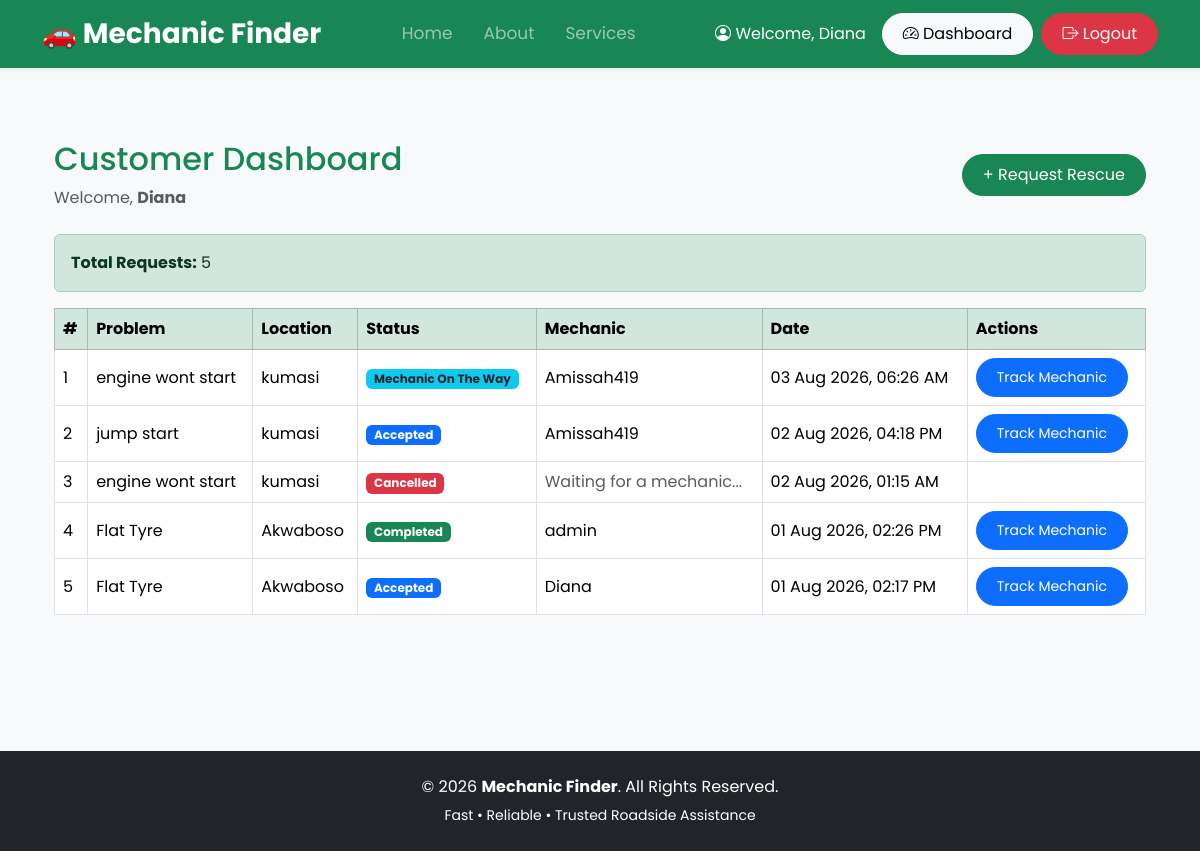
/customer/dashboard/ (signed in), run on the app's committed database.
### rescue/models.py (models this page shows, shortened)
class RescueRequest(models.Model):
    STATUS_CHOICES = (
        ("pending", "Pending"),
        ("accepted", "Accepted"),
        ("on_the_way", "On The Way"),
        ("arrived", "Arrived"),
        ("completed", "Completed"),
        ("cancelled", "Cancelled"),
    )
    customer = models.ForeignKey(
        User,
        on_delete=models.CASCADE,
        related_name="rescue_requests"
    )
    mechanic = models.ForeignKey(
        User,
        on_delete=models.SET_NULL,
        null=True,
        blank=True,
        related_name="assigned_jobs"
    )
    vehicle_problem = models.CharField(
        max_length=200
    )
    location = models.CharField(
    max_length=255,
    help_text="Town, landmark or street"
)
    phone_number = models.CharField(
        max_length=20
    )
    customer_latitude = models.FloatField(
        null=True,
        blank=True
    )
    customer_longitude = models.FloatField(
        null=True,
        blank=True
    )
    mechanic_latitude = models.FloatField(
        null=True,
        blank=True
    )
    mechanic_longitude = models.FloatField(
        null=True,
        blank=True
    )
    status = models.CharField(
        max_length=20,
        choices=STATUS_CHOICES,
        default="pending"
    )
    created_at = models.DateTimeField(
        auto_now_add=True
    )
    updated_at = models.DateTimeField(
        auto_now=True
    )

### accounts/views.py (the view)
@login_required
def customer_dashboard(request):
    if request.user.profile.role != "customer":
        return redirect("mechanic_dashboard")
    requests = RescueRequest.objects.filter(
        customer=request.user
    ).order_by("-created_at")
    return render(
        request,
        "dashboard/customer_dashboard.html",
        {
            "requests": requests
        }
    )

### mechanicfinder/context_processors.py (called while the page is built)
def google_maps_api(request):
    return {
        "GOOGLE_MAPS_API_KEY": settings.GOOGLE_MAPS_API_KEY
    }

### accounts/templates/dashboard/customer_dashboard.html (shortened to what this page needs)
{% extends "base.html" %}
{% block content %}
<div class="container py-5">
    <div class="d-flex justify-content-between align-items-center mb-4">
        <div>
            <h2 class="text-success">
                Customer Dashboard
            </h2>
            <p class="text-muted mb-0">
                Welcome,
                <strong>{{ user.username }}</strong>
            </p>
        </div>
        <a href="{% url 'create_request' %}"
           class="btn btn-success">
            + Request Rescue
        </a>
    </div>
    <div class="alert alert-success">
        <strong>Total Requests:</strong>
        {{ requests|length }}
    </div>
    {% if requests %}
    <div class="table-responsive">
    <table class="table table-bordered table-hover align-middle">
        <thead class="table-success">
            <tr>
                <th>#</th>
                <th>Problem</th>
                <th>Location</th>
                <th>Status</th>
                <th>Mechanic</th>
                <th>Date</th>
                <th>Actions</th>
            </tr>
        </thead>
        <tbody>
        {% for request in requests %}
        <tr>
            <td>
                {{ forloop.counter }}
            </td>
            <td>
                {{ request.vehicle_problem }}
            </td>
            <td>
                {{ request.location }}
            </td>
            <td>
                {% if request.status == "pending" %}
                    <span class="badge bg-warning text-dark">
                        Pending
                    </span>
                {% elif request.status == "accepted" %}
                    <span class="badge bg-primary">
                        Accepted
                    </span>
                {% elif request.status == "on_the_way" %}
                    <span class="badge bg-info text-dark">
                        Mechanic On The Way
                    </span>
                {% elif request.status == "arrived" %}
                    <span class="badge bg-secondary">
                        Mechanic Arrived
                    </span>
                {% elif request.status == "completed" %}
                    <span class="badge bg-success">
                        Completed
                    </span>
                {% elif request.status == "cancelled" %}
                    <span class="badge bg-danger">
                        Cancelled
                    </span>
                {% endif %}
            </td>
            <td>
                {% if request.mechanic %}
                    {{ request.mechanic.username }}
                {% else %}
                    <span class="text-muted">
                        Waiting for a mechanic...
                    </span>
                {% endif %}
            </td>
            <td>
                {{ request.created_at|date:"d M Y, h:i A" }}
            </td>
            <td>
                {% if request.mechanic and request.status != "cancelled" %}
                    <a href="{% url 'tracking' request.id %}"
                       class="btn btn-primary btn-sm">
                        Track Mechanic
                    </a>
                {% endif %}
            </td>
        </tr>
        {% endfor %}
        </tbody>
    </table>
    </div>
    {% endif %}
</div>
{% endblock %}

### accounts/templates/base.html (shortened to what this page needs)
{% load static %}
<!DOCTYPE html>
<html lang="en">
<head>
    <link href="https://cdn.jsdelivr.net/npm/bootstrap@5.3.7/dist/css/bootstrap.min.css" rel="stylesheet">
    <link rel="stylesheet" href="https://cdn.jsdelivr.net/npm/bootstrap-icons@1.13.1/font/bootstrap-icons.min.css">
    <link rel="stylesheet" href="{% static 'base.css' %}">
    <link rel="stylesheet" href="{% static 'home.css' %}">
</head>
<body>
<nav class="navbar navbar-expand-lg navbar-dark bg-success shadow-sm">
    <div class="container">
        <a class="navbar-brand fw-bold fs-3" href="{% url 'home' %}">
            🚗 Mechanic Finder
        </a>
        <div class="collapse navbar-collapse" id="navbar">
            <ul class="navbar-nav mx-auto">
                <li class="nav-item">
                    <a class="nav-link" href="{% url 'home' %}">
                        Home
                    </a>
                </li>
                <li class="nav-item">
                    <a class="nav-link" href="#about">
                        About
                    </a>
                </li>
                <li class="nav-item">
                    <a class="nav-link" href="#services">
                        Services
                    </a>
                </li>
            </ul>
            <div class="d-flex align-items-center">
                {% if user.is_authenticated %}
                    <span class="text-white me-3">
                        <i class="bi bi-person-circle"></i>
                        Welcome,
                        {{ user.first_name|default:user.username }}
                    </span>
                    {% if user.profile.role == "customer" %}
                        <a href="{% url 'customer_dashboard' %}"
                           class="btn btn-light me-2">
                            <i class="bi bi-speedometer2"></i>
                            Dashboard
                        </a>
                    {% endif %}
                    <a href="{% url 'logout' %}"
                       class="btn btn-danger">
                        <i class="bi bi-box-arrow-right"></i>
                        Logout
                    </a>
                {% endif %}
            </div>
        </div>
    </div>
</nav>
<main class="container py-4">
    {% block content %}
    {% endblock %}
</main>
<footer class="bg-dark text-white text-center py-4 mt-5">
    <div class="container">
        <p class="mb-1">
            © 2026 <strong>Mechanic Finder</strong>.
            All Rights Reserved.
        </p>
        <small>
            Fast • Reliable • Trusted Roadside Assistance
        </small>
    </div>
</footer>
</body>
</html>

### mechanicfinder/static/base.css (style rules this page uses)
body { font-family:'Poppins', sans-serif; background:#f8f9fa; }
.navbar-brand { font-weight:700; }
.nav-link { font-size:17px; margin-right:15px; }
.btn { border-radius:30px; padding:8px 20px; }

### data on the page
RescueRequest: vehicle_problem "engine wont start", location "kumasi", status "Mechanic On The Way", mechanic.username "Amissah419", created_at "03 Aug 2026, 06:26 AM"
RescueRequest: vehicle_problem "jump start", location "kumasi", status "Accepted", mechanic.username "Amissah419", created_at "02 Aug 2026, 04:18 PM"
RescueRequest: vehicle_problem "engine wont start", location "kumasi", status "Cancelled", shows "Waiting for a mechanic...", created_at "02 Aug 2026, 01:15 AM"
RescueRequest: vehicle_problem "Flat Tyre", location "Akwaboso", status "Completed", mechanic.username "admin", created_at "01 Aug 2026, 02:26 PM"
RescueRequest: vehicle_problem "Flat Tyre", location "Akwaboso", status "Accepted", mechanic.username "Diana", created_at "01 Aug 2026, 02:17 PM"

### other printed values
{{ user.first_name|default:user.username }} "Diana"
{{ user.username }} "Diana"
{{ requests|length }} "5"
